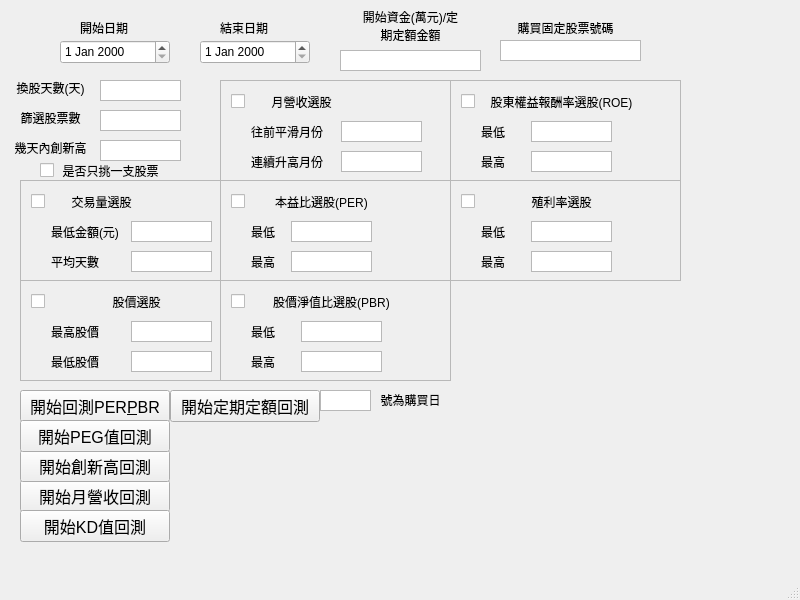
<?xml version="1.0" encoding="UTF-8"?>
<ui version="4.0">
 <class>MainWindow3</class>
 <widget class="QMainWindow" name="MainWindow3">
  <property name="geometry">
   <rect>
    <x>0</x>
    <y>0</y>
    <width>800</width>
    <height>600</height>
   </rect>
  </property>
  <property name="windowTitle">
   <string>回測</string>
  </property>
  <widget class="QWidget" name="centralwidget">
   <widget class="QDateEdit" name="date_start">
    <property name="geometry">
     <rect>
      <x>60</x>
      <y>40</y>
      <width>110</width>
      <height>24</height>
     </rect>
    </property>
   </widget>
   <widget class="QLabel" name="label">
    <property name="geometry">
     <rect>
      <x>80</x>
      <y>20</y>
      <width>60</width>
      <height>16</height>
     </rect>
    </property>
    <property name="text">
     <string>開始日期</string>
    </property>
   </widget>
   <widget class="QDateEdit" name="date_end">
    <property name="geometry">
     <rect>
      <x>200</x>
      <y>40</y>
      <width>110</width>
      <height>24</height>
     </rect>
    </property>
   </widget>
   <widget class="QLabel" name="label_2">
    <property name="geometry">
     <rect>
      <x>220</x>
      <y>20</y>
      <width>60</width>
      <height>16</height>
     </rect>
    </property>
    <property name="text">
     <string>結束日期</string>
    </property>
   </widget>
   <widget class="QPushButton" name="button_backtest">
    <property name="geometry">
     <rect>
      <x>20</x>
      <y>480</y>
      <width>150</width>
      <height>32</height>
     </rect>
    </property>
    <property name="font">
     <font>
      <pointsize>12</pointsize>
     </font>
    </property>
    <property name="text">
     <string>開始月營收回測</string>
    </property>
   </widget>
   <widget class="QLabel" name="label_3">
    <property name="geometry">
     <rect>
      <x>360</x>
      <y>10</y>
      <width>101</width>
      <height>31</height>
     </rect>
    </property>
    <property name="text">
     <string>開始資金(萬元)/定期定額金額</string>
    </property>
    <property name="scaledContents">
     <bool>false</bool>
    </property>
    <property name="alignment">
     <set>Qt::AlignCenter</set>
    </property>
    <property name="wordWrap">
     <bool>true</bool>
    </property>
   </widget>
   <widget class="QTextEdit" name="input_startMoney">
    <property name="geometry">
     <rect>
      <x>340</x>
      <y>50</y>
      <width>141</width>
      <height>21</height>
     </rect>
    </property>
    <property name="font">
     <font>
      <pointsize>10</pointsize>
      <weight>75</weight>
      <bold>true</bold>
     </font>
    </property>
    <property name="verticalScrollBarPolicy">
     <enum>Qt::ScrollBarAlwaysOff</enum>
    </property>
    <property name="horizontalScrollBarPolicy">
     <enum>Qt::ScrollBarAlwaysOff</enum>
    </property>
    <property name="documentTitle">
     <string/>
    </property>
    <property name="placeholderText">
     <string/>
    </property>
   </widget>
   <widget class="QLabel" name="label_4">
    <property name="geometry">
     <rect>
      <x>0</x>
      <y>80</y>
      <width>101</width>
      <height>16</height>
     </rect>
    </property>
    <property name="text">
     <string>換股天數(天)</string>
    </property>
    <property name="alignment">
     <set>Qt::AlignCenter</set>
    </property>
   </widget>
   <widget class="QTextEdit" name="input_changeDays">
    <property name="geometry">
     <rect>
      <x>100</x>
      <y>80</y>
      <width>81</width>
      <height>21</height>
     </rect>
    </property>
    <property name="font">
     <font>
      <pointsize>10</pointsize>
      <weight>75</weight>
      <bold>true</bold>
     </font>
    </property>
    <property name="verticalScrollBarPolicy">
     <enum>Qt::ScrollBarAlwaysOff</enum>
    </property>
    <property name="horizontalScrollBarPolicy">
     <enum>Qt::ScrollBarAlwaysOff</enum>
    </property>
    <property name="documentTitle">
     <string/>
    </property>
    <property name="placeholderText">
     <string/>
    </property>
   </widget>
   <widget class="QScrollArea" name="scrollArea">
    <property name="geometry">
     <rect>
      <x>220</x>
      <y>80</y>
      <width>231</width>
      <height>101</height>
     </rect>
    </property>
    <property name="widgetResizable">
     <bool>true</bool>
    </property>
    <widget class="QWidget" name="scrollAreaWidgetContents">
     <property name="geometry">
      <rect>
       <x>0</x>
       <y>0</y>
       <width>229</width>
       <height>99</height>
      </rect>
     </property>
     <widget class="QLabel" name="label_6">
      <property name="geometry">
       <rect>
        <x>30</x>
        <y>70</y>
        <width>101</width>
        <height>21</height>
       </rect>
      </property>
      <property name="text">
       <string>連續升高月份</string>
      </property>
     </widget>
     <widget class="QTextEdit" name="input_monthRP_UpMpnth">
      <property name="geometry">
       <rect>
        <x>120</x>
        <y>70</y>
        <width>81</width>
        <height>21</height>
       </rect>
      </property>
      <property name="verticalScrollBarPolicy">
       <enum>Qt::ScrollBarAlwaysOff</enum>
      </property>
      <property name="horizontalScrollBarPolicy">
       <enum>Qt::ScrollBarAlwaysOff</enum>
      </property>
     </widget>
     <widget class="QLabel" name="label_5">
      <property name="geometry">
       <rect>
        <x>30</x>
        <y>40</y>
        <width>101</width>
        <height>21</height>
       </rect>
      </property>
      <property name="text">
       <string>往前平滑月份</string>
      </property>
     </widget>
     <widget class="QTextEdit" name="input_monthRP_smoothAVG">
      <property name="geometry">
       <rect>
        <x>120</x>
        <y>40</y>
        <width>81</width>
        <height>21</height>
       </rect>
      </property>
      <property name="verticalScrollBarPolicy">
       <enum>Qt::ScrollBarAlwaysOff</enum>
      </property>
      <property name="horizontalScrollBarPolicy">
       <enum>Qt::ScrollBarAlwaysOff</enum>
      </property>
     </widget>
     <widget class="QLabel" name="label_7">
      <property name="geometry">
       <rect>
        <x>30</x>
        <y>10</y>
        <width>101</width>
        <height>21</height>
       </rect>
      </property>
      <property name="text">
       <string>月營收選股</string>
      </property>
      <property name="alignment">
       <set>Qt::AlignCenter</set>
      </property>
     </widget>
     <widget class="QCheckBox" name="check_monthRP_pick">
      <property name="geometry">
       <rect>
        <x>10</x>
        <y>10</y>
        <width>101</width>
        <height>20</height>
       </rect>
      </property>
      <property name="text">
       <string/>
      </property>
     </widget>
    </widget>
   </widget>
   <widget class="QScrollArea" name="scrollArea_2">
    <property name="geometry">
     <rect>
      <x>220</x>
      <y>180</y>
      <width>231</width>
      <height>101</height>
     </rect>
    </property>
    <property name="widgetResizable">
     <bool>true</bool>
    </property>
    <widget class="QWidget" name="scrollAreaWidgetContents_2">
     <property name="geometry">
      <rect>
       <x>0</x>
       <y>0</y>
       <width>229</width>
       <height>99</height>
      </rect>
     </property>
     <widget class="QLabel" name="label_8">
      <property name="geometry">
       <rect>
        <x>30</x>
        <y>70</y>
        <width>101</width>
        <height>21</height>
       </rect>
      </property>
      <property name="text">
       <string>最高</string>
      </property>
     </widget>
     <widget class="QTextEdit" name="input_PER_end">
      <property name="geometry">
       <rect>
        <x>70</x>
        <y>70</y>
        <width>81</width>
        <height>21</height>
       </rect>
      </property>
      <property name="verticalScrollBarPolicy">
       <enum>Qt::ScrollBarAlwaysOff</enum>
      </property>
      <property name="horizontalScrollBarPolicy">
       <enum>Qt::ScrollBarAlwaysOff</enum>
      </property>
     </widget>
     <widget class="QLabel" name="label_9">
      <property name="geometry">
       <rect>
        <x>30</x>
        <y>40</y>
        <width>101</width>
        <height>21</height>
       </rect>
      </property>
      <property name="text">
       <string>最低</string>
      </property>
     </widget>
     <widget class="QTextEdit" name="input_PER_start">
      <property name="geometry">
       <rect>
        <x>70</x>
        <y>40</y>
        <width>81</width>
        <height>21</height>
       </rect>
      </property>
      <property name="verticalScrollBarPolicy">
       <enum>Qt::ScrollBarAlwaysOff</enum>
      </property>
      <property name="horizontalScrollBarPolicy">
       <enum>Qt::ScrollBarAlwaysOff</enum>
      </property>
     </widget>
     <widget class="QLabel" name="label_10">
      <property name="geometry">
       <rect>
        <x>50</x>
        <y>10</y>
        <width>101</width>
        <height>21</height>
       </rect>
      </property>
      <property name="text">
       <string>本益比選股(PER)</string>
      </property>
      <property name="alignment">
       <set>Qt::AlignCenter</set>
      </property>
     </widget>
     <widget class="QCheckBox" name="check_PER_pick">
      <property name="geometry">
       <rect>
        <x>10</x>
        <y>10</y>
        <width>21</width>
        <height>20</height>
       </rect>
      </property>
      <property name="text">
       <string/>
      </property>
     </widget>
    </widget>
   </widget>
   <widget class="QScrollArea" name="scrollArea_3">
    <property name="geometry">
     <rect>
      <x>20</x>
      <y>180</y>
      <width>201</width>
      <height>101</height>
     </rect>
    </property>
    <property name="widgetResizable">
     <bool>true</bool>
    </property>
    <widget class="QWidget" name="scrollAreaWidgetContents_3">
     <property name="geometry">
      <rect>
       <x>0</x>
       <y>0</y>
       <width>199</width>
       <height>99</height>
      </rect>
     </property>
     <widget class="QLabel" name="label_11">
      <property name="geometry">
       <rect>
        <x>30</x>
        <y>70</y>
        <width>101</width>
        <height>21</height>
       </rect>
      </property>
      <property name="text">
       <string>平均天數</string>
      </property>
     </widget>
     <widget class="QTextEdit" name="input_volumeAVG_days">
      <property name="geometry">
       <rect>
        <x>110</x>
        <y>70</y>
        <width>81</width>
        <height>21</height>
       </rect>
      </property>
      <property name="verticalScrollBarPolicy">
       <enum>Qt::ScrollBarAlwaysOff</enum>
      </property>
      <property name="horizontalScrollBarPolicy">
       <enum>Qt::ScrollBarAlwaysOff</enum>
      </property>
     </widget>
     <widget class="QLabel" name="label_12">
      <property name="geometry">
       <rect>
        <x>30</x>
        <y>40</y>
        <width>101</width>
        <height>21</height>
       </rect>
      </property>
      <property name="text">
       <string>最低金額(元)</string>
      </property>
     </widget>
     <widget class="QTextEdit" name="input_volume_money">
      <property name="geometry">
       <rect>
        <x>110</x>
        <y>40</y>
        <width>81</width>
        <height>21</height>
       </rect>
      </property>
      <property name="verticalScrollBarPolicy">
       <enum>Qt::ScrollBarAlwaysOff</enum>
      </property>
      <property name="horizontalScrollBarPolicy">
       <enum>Qt::ScrollBarAlwaysOff</enum>
      </property>
     </widget>
     <widget class="QLabel" name="label_13">
      <property name="geometry">
       <rect>
        <x>30</x>
        <y>10</y>
        <width>101</width>
        <height>21</height>
       </rect>
      </property>
      <property name="text">
       <string>交易量選股</string>
      </property>
      <property name="alignment">
       <set>Qt::AlignCenter</set>
      </property>
     </widget>
     <widget class="QCheckBox" name="check_volume_pick">
      <property name="geometry">
       <rect>
        <x>10</x>
        <y>10</y>
        <width>111</width>
        <height>20</height>
       </rect>
      </property>
      <property name="text">
       <string/>
      </property>
     </widget>
    </widget>
   </widget>
   <widget class="QCheckBox" name="check_pickOneStock">
    <property name="geometry">
     <rect>
      <x>40</x>
      <y>160</y>
      <width>101</width>
      <height>20</height>
     </rect>
    </property>
    <property name="text">
     <string/>
    </property>
   </widget>
   <widget class="QLabel" name="label_14">
    <property name="geometry">
     <rect>
      <x>60</x>
      <y>160</y>
      <width>101</width>
      <height>21</height>
     </rect>
    </property>
    <property name="text">
     <string>是否只挑一支股票</string>
    </property>
    <property name="alignment">
     <set>Qt::AlignCenter</set>
    </property>
   </widget>
   <widget class="QScrollArea" name="scrollArea_4">
    <property name="geometry">
     <rect>
      <x>20</x>
      <y>280</y>
      <width>201</width>
      <height>101</height>
     </rect>
    </property>
    <property name="widgetResizable">
     <bool>true</bool>
    </property>
    <widget class="QWidget" name="scrollAreaWidgetContents_4">
     <property name="geometry">
      <rect>
       <x>0</x>
       <y>0</y>
       <width>199</width>
       <height>99</height>
      </rect>
     </property>
     <widget class="QLabel" name="label_15">
      <property name="geometry">
       <rect>
        <x>30</x>
        <y>70</y>
        <width>101</width>
        <height>21</height>
       </rect>
      </property>
      <property name="text">
       <string>最低股價</string>
      </property>
     </widget>
     <widget class="QTextEdit" name="input_price_low">
      <property name="geometry">
       <rect>
        <x>110</x>
        <y>70</y>
        <width>81</width>
        <height>21</height>
       </rect>
      </property>
      <property name="verticalScrollBarPolicy">
       <enum>Qt::ScrollBarAlwaysOff</enum>
      </property>
      <property name="horizontalScrollBarPolicy">
       <enum>Qt::ScrollBarAlwaysOff</enum>
      </property>
     </widget>
     <widget class="QLabel" name="label_16">
      <property name="geometry">
       <rect>
        <x>30</x>
        <y>40</y>
        <width>101</width>
        <height>21</height>
       </rect>
      </property>
      <property name="text">
       <string>最高股價</string>
      </property>
     </widget>
     <widget class="QTextEdit" name="input_price_high">
      <property name="geometry">
       <rect>
        <x>110</x>
        <y>40</y>
        <width>81</width>
        <height>21</height>
       </rect>
      </property>
      <property name="verticalScrollBarPolicy">
       <enum>Qt::ScrollBarAlwaysOff</enum>
      </property>
      <property name="horizontalScrollBarPolicy">
       <enum>Qt::ScrollBarAlwaysOff</enum>
      </property>
     </widget>
     <widget class="QLabel" name="label_17">
      <property name="geometry">
       <rect>
        <x>50</x>
        <y>10</y>
        <width>131</width>
        <height>21</height>
       </rect>
      </property>
      <property name="text">
       <string>股價選股</string>
      </property>
      <property name="alignment">
       <set>Qt::AlignCenter</set>
      </property>
     </widget>
     <widget class="QCheckBox" name="check_price_pick">
      <property name="geometry">
       <rect>
        <x>10</x>
        <y>10</y>
        <width>111</width>
        <height>20</height>
       </rect>
      </property>
      <property name="text">
       <string/>
      </property>
     </widget>
    </widget>
   </widget>
   <widget class="QScrollArea" name="scrollArea_5">
    <property name="geometry">
     <rect>
      <x>220</x>
      <y>280</y>
      <width>231</width>
      <height>101</height>
     </rect>
    </property>
    <property name="widgetResizable">
     <bool>true</bool>
    </property>
    <widget class="QWidget" name="scrollAreaWidgetContents_5">
     <property name="geometry">
      <rect>
       <x>0</x>
       <y>0</y>
       <width>229</width>
       <height>99</height>
      </rect>
     </property>
     <widget class="QLabel" name="label_18">
      <property name="geometry">
       <rect>
        <x>30</x>
        <y>70</y>
        <width>101</width>
        <height>21</height>
       </rect>
      </property>
      <property name="text">
       <string>最高</string>
      </property>
     </widget>
     <widget class="QTextEdit" name="input_PBR_end">
      <property name="geometry">
       <rect>
        <x>80</x>
        <y>70</y>
        <width>81</width>
        <height>21</height>
       </rect>
      </property>
      <property name="verticalScrollBarPolicy">
       <enum>Qt::ScrollBarAlwaysOff</enum>
      </property>
      <property name="horizontalScrollBarPolicy">
       <enum>Qt::ScrollBarAlwaysOff</enum>
      </property>
     </widget>
     <widget class="QLabel" name="label_19">
      <property name="geometry">
       <rect>
        <x>30</x>
        <y>40</y>
        <width>101</width>
        <height>21</height>
       </rect>
      </property>
      <property name="text">
       <string>最低</string>
      </property>
     </widget>
     <widget class="QTextEdit" name="input_PBR_start">
      <property name="geometry">
       <rect>
        <x>80</x>
        <y>40</y>
        <width>81</width>
        <height>21</height>
       </rect>
      </property>
      <property name="verticalScrollBarPolicy">
       <enum>Qt::ScrollBarAlwaysOff</enum>
      </property>
      <property name="horizontalScrollBarPolicy">
       <enum>Qt::ScrollBarAlwaysOff</enum>
      </property>
     </widget>
     <widget class="QLabel" name="label_20">
      <property name="geometry">
       <rect>
        <x>40</x>
        <y>10</y>
        <width>141</width>
        <height>21</height>
       </rect>
      </property>
      <property name="text">
       <string>股價淨值比選股(PBR)</string>
      </property>
      <property name="alignment">
       <set>Qt::AlignCenter</set>
      </property>
     </widget>
     <widget class="QCheckBox" name="check_PBR_pick">
      <property name="geometry">
       <rect>
        <x>10</x>
        <y>10</y>
        <width>21</width>
        <height>20</height>
       </rect>
      </property>
      <property name="text">
       <string/>
      </property>
     </widget>
    </widget>
   </widget>
   <widget class="QScrollArea" name="scrollArea_6">
    <property name="geometry">
     <rect>
      <x>450</x>
      <y>80</y>
      <width>231</width>
      <height>101</height>
     </rect>
    </property>
    <property name="widgetResizable">
     <bool>true</bool>
    </property>
    <widget class="QWidget" name="scrollAreaWidgetContents_6">
     <property name="geometry">
      <rect>
       <x>0</x>
       <y>0</y>
       <width>229</width>
       <height>99</height>
      </rect>
     </property>
     <widget class="QLabel" name="label_21">
      <property name="geometry">
       <rect>
        <x>30</x>
        <y>70</y>
        <width>101</width>
        <height>21</height>
       </rect>
      </property>
      <property name="text">
       <string>最高</string>
      </property>
     </widget>
     <widget class="QTextEdit" name="input_ROE_end">
      <property name="geometry">
       <rect>
        <x>80</x>
        <y>70</y>
        <width>81</width>
        <height>21</height>
       </rect>
      </property>
      <property name="verticalScrollBarPolicy">
       <enum>Qt::ScrollBarAlwaysOff</enum>
      </property>
      <property name="horizontalScrollBarPolicy">
       <enum>Qt::ScrollBarAlwaysOff</enum>
      </property>
     </widget>
     <widget class="QLabel" name="label_22">
      <property name="geometry">
       <rect>
        <x>30</x>
        <y>40</y>
        <width>101</width>
        <height>21</height>
       </rect>
      </property>
      <property name="text">
       <string>最低</string>
      </property>
     </widget>
     <widget class="QTextEdit" name="input_ROE_start">
      <property name="geometry">
       <rect>
        <x>80</x>
        <y>40</y>
        <width>81</width>
        <height>21</height>
       </rect>
      </property>
      <property name="verticalScrollBarPolicy">
       <enum>Qt::ScrollBarAlwaysOff</enum>
      </property>
      <property name="horizontalScrollBarPolicy">
       <enum>Qt::ScrollBarAlwaysOff</enum>
      </property>
     </widget>
     <widget class="QLabel" name="label_23">
      <property name="geometry">
       <rect>
        <x>30</x>
        <y>10</y>
        <width>161</width>
        <height>21</height>
       </rect>
      </property>
      <property name="text">
       <string>股東權益報酬率選股(ROE)</string>
      </property>
      <property name="alignment">
       <set>Qt::AlignCenter</set>
      </property>
     </widget>
     <widget class="QCheckBox" name="check_ROE_pick">
      <property name="geometry">
       <rect>
        <x>10</x>
        <y>10</y>
        <width>21</width>
        <height>20</height>
       </rect>
      </property>
      <property name="text">
       <string/>
      </property>
     </widget>
    </widget>
   </widget>
   <widget class="QPushButton" name="button_backtest_2">
    <property name="geometry">
     <rect>
      <x>20</x>
      <y>390</y>
      <width>150</width>
      <height>32</height>
     </rect>
    </property>
    <property name="font">
     <font>
      <pointsize>12</pointsize>
     </font>
    </property>
    <property name="text">
     <string>開始回測PER&amp;PBR</string>
    </property>
   </widget>
   <widget class="QLabel" name="label_24">
    <property name="geometry">
     <rect>
      <x>0</x>
      <y>110</y>
      <width>101</width>
      <height>16</height>
     </rect>
    </property>
    <property name="text">
     <string>篩選股票數</string>
    </property>
    <property name="alignment">
     <set>Qt::AlignCenter</set>
    </property>
   </widget>
   <widget class="QTextEdit" name="input_StockAmount">
    <property name="geometry">
     <rect>
      <x>100</x>
      <y>110</y>
      <width>81</width>
      <height>21</height>
     </rect>
    </property>
    <property name="font">
     <font>
      <pointsize>10</pointsize>
      <weight>75</weight>
      <bold>true</bold>
     </font>
    </property>
    <property name="verticalScrollBarPolicy">
     <enum>Qt::ScrollBarAlwaysOff</enum>
    </property>
    <property name="horizontalScrollBarPolicy">
     <enum>Qt::ScrollBarAlwaysOff</enum>
    </property>
    <property name="documentTitle">
     <string/>
    </property>
    <property name="placeholderText">
     <string/>
    </property>
   </widget>
   <widget class="QPushButton" name="button_backtest_3">
    <property name="geometry">
     <rect>
      <x>170</x>
      <y>390</y>
      <width>150</width>
      <height>32</height>
     </rect>
    </property>
    <property name="font">
     <font>
      <pointsize>12</pointsize>
     </font>
    </property>
    <property name="text">
     <string>開始定期定額回測</string>
    </property>
   </widget>
   <widget class="QTextEdit" name="input_stockNumber">
    <property name="geometry">
     <rect>
      <x>500</x>
      <y>40</y>
      <width>141</width>
      <height>21</height>
     </rect>
    </property>
    <property name="font">
     <font>
      <pointsize>10</pointsize>
      <weight>75</weight>
      <bold>true</bold>
     </font>
    </property>
    <property name="verticalScrollBarPolicy">
     <enum>Qt::ScrollBarAlwaysOff</enum>
    </property>
    <property name="horizontalScrollBarPolicy">
     <enum>Qt::ScrollBarAlwaysOff</enum>
    </property>
    <property name="documentTitle">
     <string/>
    </property>
    <property name="placeholderText">
     <string/>
    </property>
   </widget>
   <widget class="QLabel" name="label_25">
    <property name="geometry">
     <rect>
      <x>510</x>
      <y>20</y>
      <width>111</width>
      <height>16</height>
     </rect>
    </property>
    <property name="text">
     <string>購買固定股票號碼</string>
    </property>
    <property name="alignment">
     <set>Qt::AlignCenter</set>
    </property>
   </widget>
   <widget class="QScrollArea" name="scrollArea_7">
    <property name="geometry">
     <rect>
      <x>450</x>
      <y>180</y>
      <width>231</width>
      <height>101</height>
     </rect>
    </property>
    <property name="widgetResizable">
     <bool>true</bool>
    </property>
    <widget class="QWidget" name="scrollAreaWidgetContents_7">
     <property name="geometry">
      <rect>
       <x>0</x>
       <y>0</y>
       <width>229</width>
       <height>99</height>
      </rect>
     </property>
     <widget class="QLabel" name="label_26">
      <property name="geometry">
       <rect>
        <x>30</x>
        <y>70</y>
        <width>101</width>
        <height>21</height>
       </rect>
      </property>
      <property name="text">
       <string>最高</string>
      </property>
     </widget>
     <widget class="QTextEdit" name="input_yield_end">
      <property name="geometry">
       <rect>
        <x>80</x>
        <y>70</y>
        <width>81</width>
        <height>21</height>
       </rect>
      </property>
      <property name="verticalScrollBarPolicy">
       <enum>Qt::ScrollBarAlwaysOff</enum>
      </property>
      <property name="horizontalScrollBarPolicy">
       <enum>Qt::ScrollBarAlwaysOff</enum>
      </property>
     </widget>
     <widget class="QLabel" name="label_27">
      <property name="geometry">
       <rect>
        <x>30</x>
        <y>40</y>
        <width>101</width>
        <height>21</height>
       </rect>
      </property>
      <property name="text">
       <string>最低</string>
      </property>
     </widget>
     <widget class="QTextEdit" name="input_yield_start">
      <property name="geometry">
       <rect>
        <x>80</x>
        <y>40</y>
        <width>81</width>
        <height>21</height>
       </rect>
      </property>
      <property name="verticalScrollBarPolicy">
       <enum>Qt::ScrollBarAlwaysOff</enum>
      </property>
      <property name="horizontalScrollBarPolicy">
       <enum>Qt::ScrollBarAlwaysOff</enum>
      </property>
     </widget>
     <widget class="QLabel" name="label_28">
      <property name="geometry">
       <rect>
        <x>40</x>
        <y>10</y>
        <width>141</width>
        <height>21</height>
       </rect>
      </property>
      <property name="text">
       <string>殖利率選股</string>
      </property>
      <property name="alignment">
       <set>Qt::AlignCenter</set>
      </property>
     </widget>
     <widget class="QCheckBox" name="check_yield_pick">
      <property name="geometry">
       <rect>
        <x>10</x>
        <y>10</y>
        <width>21</width>
        <height>20</height>
       </rect>
      </property>
      <property name="text">
       <string/>
      </property>
     </widget>
    </widget>
   </widget>
   <widget class="QTextEdit" name="input_buyDay">
    <property name="geometry">
     <rect>
      <x>320</x>
      <y>390</y>
      <width>51</width>
      <height>21</height>
     </rect>
    </property>
    <property name="font">
     <font>
      <pointsize>10</pointsize>
      <weight>75</weight>
      <bold>true</bold>
     </font>
    </property>
    <property name="verticalScrollBarPolicy">
     <enum>Qt::ScrollBarAlwaysOff</enum>
    </property>
    <property name="horizontalScrollBarPolicy">
     <enum>Qt::ScrollBarAlwaysOff</enum>
    </property>
    <property name="documentTitle">
     <string/>
    </property>
    <property name="placeholderText">
     <string/>
    </property>
   </widget>
   <widget class="QLabel" name="label_29">
    <property name="geometry">
     <rect>
      <x>370</x>
      <y>390</y>
      <width>81</width>
      <height>20</height>
     </rect>
    </property>
    <property name="text">
     <string>號為購買日</string>
    </property>
    <property name="alignment">
     <set>Qt::AlignCenter</set>
    </property>
   </widget>
   <widget class="QPushButton" name="button_backtest_4">
    <property name="geometry">
     <rect>
      <x>20</x>
      <y>450</y>
      <width>150</width>
      <height>32</height>
     </rect>
    </property>
    <property name="font">
     <font>
      <pointsize>12</pointsize>
     </font>
    </property>
    <property name="text">
     <string>開始創新高回測</string>
    </property>
   </widget>
   <widget class="QTextEdit" name="input_RecordHigh">
    <property name="geometry">
     <rect>
      <x>100</x>
      <y>140</y>
      <width>81</width>
      <height>21</height>
     </rect>
    </property>
    <property name="font">
     <font>
      <pointsize>10</pointsize>
      <weight>75</weight>
      <bold>true</bold>
     </font>
    </property>
    <property name="verticalScrollBarPolicy">
     <enum>Qt::ScrollBarAlwaysOff</enum>
    </property>
    <property name="horizontalScrollBarPolicy">
     <enum>Qt::ScrollBarAlwaysOff</enum>
    </property>
    <property name="documentTitle">
     <string/>
    </property>
    <property name="placeholderText">
     <string/>
    </property>
   </widget>
   <widget class="QLabel" name="label_30">
    <property name="geometry">
     <rect>
      <x>0</x>
      <y>140</y>
      <width>101</width>
      <height>16</height>
     </rect>
    </property>
    <property name="text">
     <string>幾天內創新高</string>
    </property>
    <property name="alignment">
     <set>Qt::AlignCenter</set>
    </property>
   </widget>
   <widget class="QPushButton" name="button_backtest_5">
    <property name="geometry">
     <rect>
      <x>20</x>
      <y>510</y>
      <width>150</width>
      <height>32</height>
     </rect>
    </property>
    <property name="font">
     <font>
      <pointsize>12</pointsize>
     </font>
    </property>
    <property name="text">
     <string>開始KD值回測</string>
    </property>
   </widget>
   <widget class="QPushButton" name="button_backtest_6">
    <property name="geometry">
     <rect>
      <x>20</x>
      <y>420</y>
      <width>150</width>
      <height>32</height>
     </rect>
    </property>
    <property name="font">
     <font>
      <pointsize>12</pointsize>
     </font>
    </property>
    <property name="text">
     <string>開始PEG值回測</string>
    </property>
   </widget>
  </widget>
  <widget class="QMenuBar" name="menubar">
   <property name="geometry">
    <rect>
     <x>0</x>
     <y>0</y>
     <width>800</width>
     <height>21</height>
    </rect>
   </property>
  </widget>
  <widget class="QStatusBar" name="statusbar"/>
 </widget>
 <resources/>
 <connections/>
</ui>
